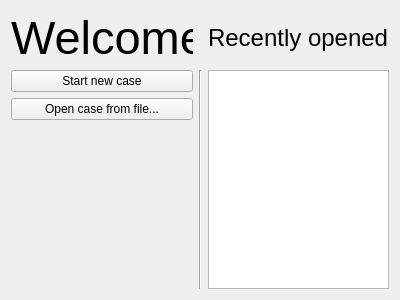
<?xml version="1.0" encoding="UTF-8"?>
<ui version="4.0">
 <class>Form</class>
 <widget class="QWidget" name="Form">
  <property name="geometry">
   <rect>
    <x>0</x>
    <y>0</y>
    <width>400</width>
    <height>300</height>
   </rect>
  </property>
  <property name="minimumSize">
   <size>
    <width>400</width>
    <height>300</height>
   </size>
  </property>
  <property name="windowTitle">
   <string>Welcome to Digidence</string>
  </property>
  <layout class="QGridLayout" name="gridLayout">
   <item row="3" column="4">
    <widget class="QTableView" name="recent_cases_table"/>
   </item>
   <item row="0" column="1">
    <widget class="QLabel" name="label">
     <property name="font">
      <font>
       <pointsize>35</pointsize>
      </font>
     </property>
     <property name="text">
      <string>Welcome</string>
     </property>
    </widget>
   </item>
   <item row="0" column="4">
    <widget class="QLabel" name="label_2">
     <property name="font">
      <font>
       <pointsize>18</pointsize>
      </font>
     </property>
     <property name="text">
      <string>Recently opened</string>
     </property>
    </widget>
   </item>
   <item row="3" column="2">
    <widget class="Line" name="line">
     <property name="orientation">
      <enum>Qt::Vertical</enum>
     </property>
    </widget>
   </item>
   <item row="3" column="1">
    <layout class="QVBoxLayout" name="verticalLayout_2">
     <item>
      <widget class="QPushButton" name="new_case_button">
       <property name="text">
        <string>Start new case</string>
       </property>
      </widget>
     </item>
     <item>
      <widget class="QPushButton" name="open_case_button">
       <property name="text">
        <string>Open case from file...</string>
       </property>
      </widget>
     </item>
     <item>
      <spacer name="verticalSpacer">
       <property name="orientation">
        <enum>Qt::Vertical</enum>
       </property>
       <property name="sizeHint" stdset="0">
        <size>
         <width>20</width>
         <height>40</height>
        </size>
       </property>
      </spacer>
     </item>
    </layout>
   </item>
  </layout>
  <action name="actionTeeest">
   <property name="text">
    <string>Teeest</string>
   </property>
  </action>
 </widget>
 <resources/>
 <connections/>
</ui>
